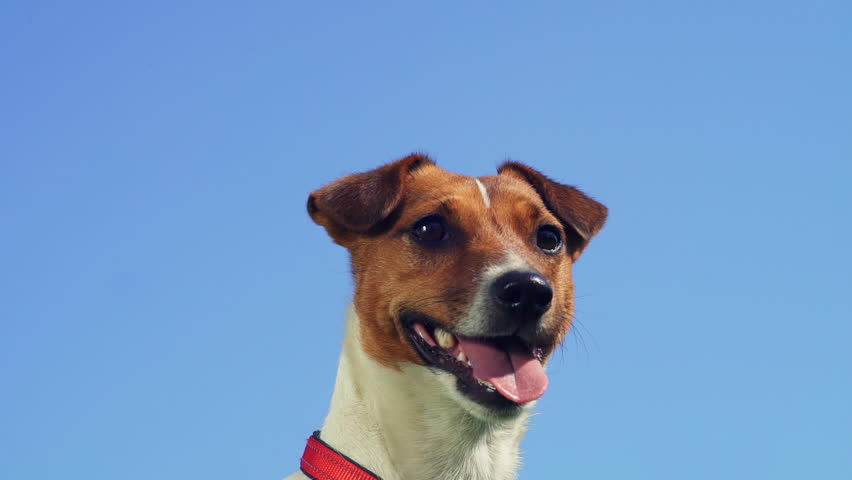
#> input picture images/dog.jpg, 852 x 480 px
$ jupyter execute cvnd-blue-screen.ipynb   (shell and % lines are left out)
#> lines starting #> are read from the running program, lines starting #| are printed output that depends on the picture; after the words box and inside, x2 and y2 are one past the last pixel; in counts of white or black regions, pixels touching at a corner belong together
[cell 1]
import cv2
import numpy as np
import matplotlib.pyplot as plt

[cell 2]
dog_image = cv2.imread('images/dog.jpg')
#> dog_image is the input picture: shape (480, 852, 3); mean B, G, R 197.3, 154, 118.1

print("this is a image", type(dog_image),
     "with shape",dog_image.shape)
#| this is a image <class 'numpy.ndarray'> with shape (480, 852, 3)

[cell 3]

plt.imshow(dog_image)

[cell 4]
img_cpy = np.copy(dog_image)

img_cpy = cv2.cvtColor(img_cpy,cv2.COLOR_BGR2RGB)

plt.imshow(img_cpy)

[cell 5]
lower_blu = np.array([93,133,210])
upper_blu = np.array([216,216,255])

mask = cv2.inRange(img_cpy,lower_blu,upper_blu)
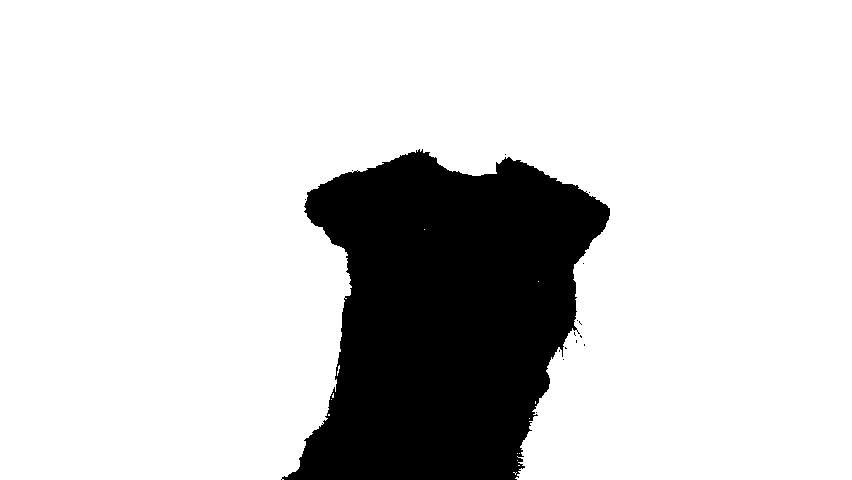
#> mask: shape (480, 852); 82.1% white; 16 black regions (15 under 20 px), largest, box (x1, y1, x2, y2) and area: (281, 149, 610, 480) 73315

plt.imshow(mask,cmap='gray')

[cell 6]
masked_img = np.copy(img_cpy)
masked_img[mask!=0] = [0,0,0]
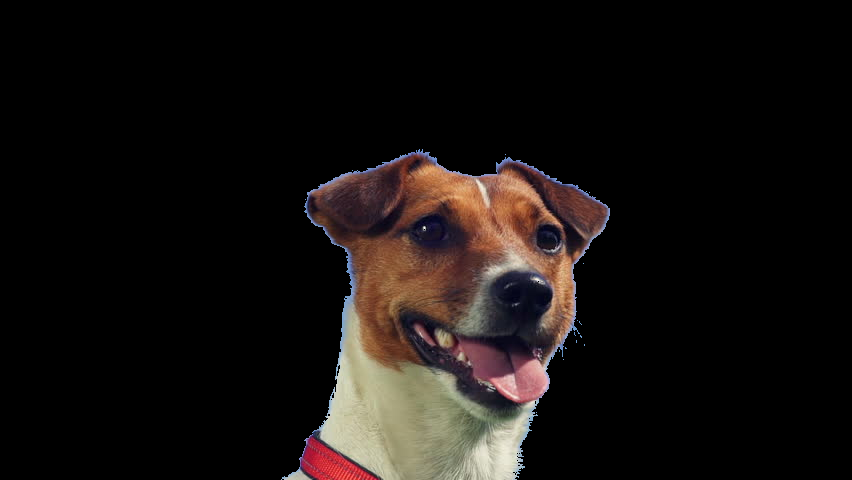
#> masked_img: shape (480, 852, 3); mean R, G, B 22, 17.5, 15.6
plt.imshow(masked_img)

[cell 7]
background = cv2.imread('images/fuji.jpg')
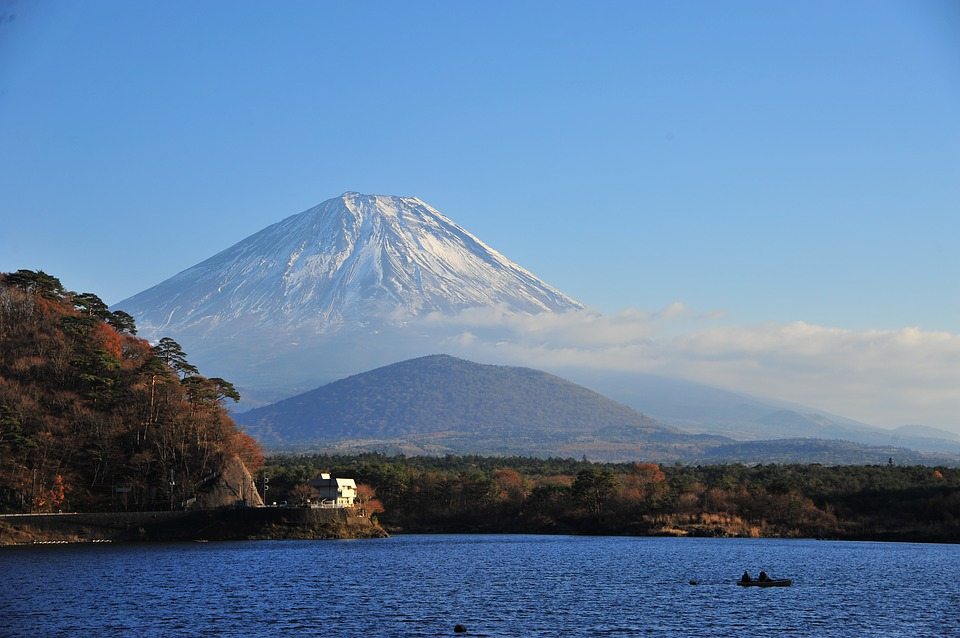
#> input picture images/fuji.jpg, 960 x 638 px
#> background is the input picture: shape (638, 960, 3); mean B, G, R 160.9, 127.7, 97.9
background_copy = np.copy(background)[0:480,0:852]
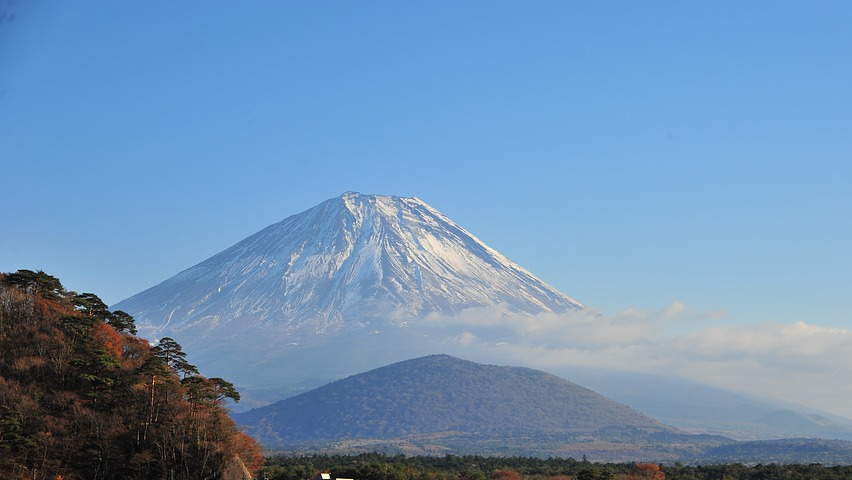
#> background_copy: shape (480, 852, 3); mean B, G, R 181.3, 146.1, 111.7
print(background_copy.shape,mask.shape)
#| (480, 852, 3) (480, 852)
background_copy = cv2.cvtColor(background_copy,cv2.COLOR_BGR2RGB)

plt.imshow(background_copy)

[cell 8]
background_copy[mask==0] = [0,0,0]
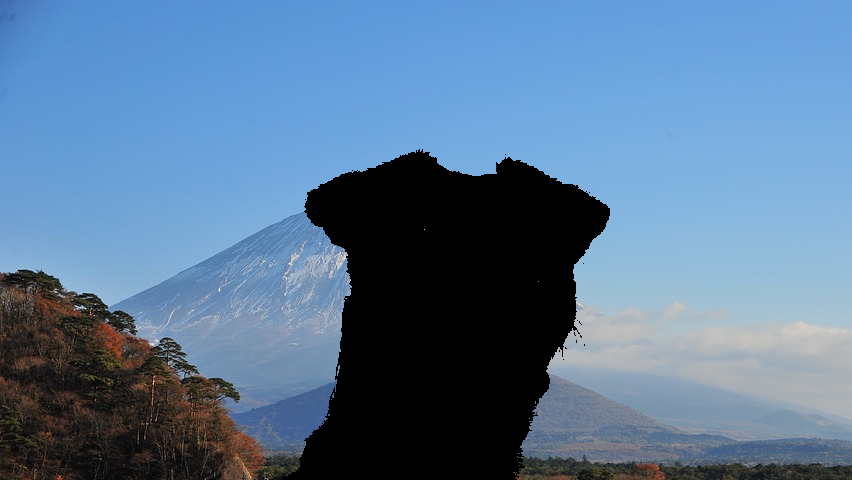
#> background_copy: shape (480, 852, 3); mean R, G, B 89.4, 119.5, 150.1
plt.imshow(background_copy)

[cell 9]
final_img = background_copy+masked_img
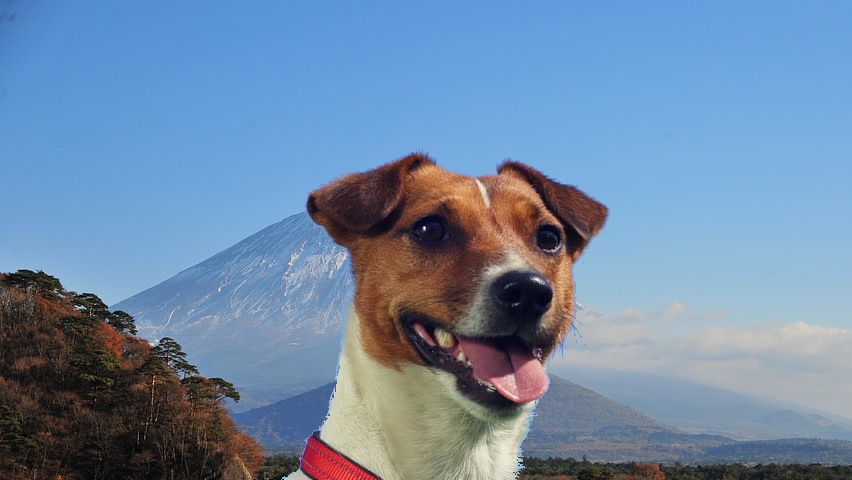
#> final_img: shape (480, 852, 3); mean R, G, B 111.4, 137, 165.6
plt.imshow(final_img)
